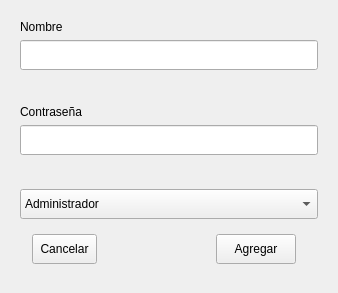
<?xml version="1.0" encoding="UTF-8"?>
<ui version="4.0">
 <class>Form</class>
 <widget class="QWidget" name="Form">
  <property name="geometry">
   <rect>
    <x>0</x>
    <y>0</y>
    <width>338</width>
    <height>293</height>
   </rect>
  </property>
  <property name="windowTitle">
   <string>Form</string>
  </property>
  <layout class="QVBoxLayout" name="verticalLayout">
   <item>
    <widget class="QWidget" name="widget" native="true">
     <layout class="QVBoxLayout" name="verticalLayout_3">
      <item>
       <widget class="QLabel" name="label">
        <property name="text">
         <string>Nombre</string>
        </property>
       </widget>
      </item>
      <item>
       <widget class="QLineEdit" name="lineEdit_Nombre">
        <property name="minimumSize">
         <size>
          <width>0</width>
          <height>30</height>
         </size>
        </property>
       </widget>
      </item>
      <item>
       <spacer name="verticalSpacer_2">
        <property name="orientation">
         <enum>Qt::Vertical</enum>
        </property>
        <property name="sizeHint" stdset="0">
         <size>
          <width>20</width>
          <height>13</height>
         </size>
        </property>
       </spacer>
      </item>
      <item>
       <widget class="QLabel" name="label_2">
        <property name="text">
         <string>Contraseña</string>
        </property>
       </widget>
      </item>
      <item>
       <widget class="QLineEdit" name="lineEdit_Contrasenia">
        <property name="minimumSize">
         <size>
          <width>0</width>
          <height>30</height>
         </size>
        </property>
       </widget>
      </item>
      <item>
       <spacer name="verticalSpacer_3">
        <property name="orientation">
         <enum>Qt::Vertical</enum>
        </property>
        <property name="sizeHint" stdset="0">
         <size>
          <width>20</width>
          <height>22</height>
         </size>
        </property>
       </spacer>
      </item>
      <item>
       <widget class="QComboBox" name="comboBoxUsuario">
        <property name="minimumSize">
         <size>
          <width>0</width>
          <height>30</height>
         </size>
        </property>
        <item>
         <property name="text">
          <string>Administrador</string>
         </property>
        </item>
        <item>
         <property name="text">
          <string>Empleado</string>
         </property>
        </item>
       </widget>
      </item>
      <item>
       <widget class="QWidget" name="widget_2" native="true">
        <property name="minimumSize">
         <size>
          <width>100</width>
          <height>0</height>
         </size>
        </property>
        <property name="maximumSize">
         <size>
          <width>16777215</width>
          <height>50</height>
         </size>
        </property>
        <property name="sizeIncrement">
         <size>
          <width>0</width>
          <height>0</height>
         </size>
        </property>
        <layout class="QVBoxLayout" name="verticalLayout_2">
         <item>
          <layout class="QHBoxLayout" name="horizontalLayout_3">
           <item>
            <spacer name="horizontalSpacer_7">
             <property name="orientation">
              <enum>Qt::Horizontal</enum>
             </property>
             <property name="sizeHint" stdset="0">
              <size>
               <width>18</width>
               <height>20</height>
              </size>
             </property>
            </spacer>
           </item>
           <item>
            <widget class="QPushButton" name="btnCancelar_3">
             <property name="minimumSize">
              <size>
               <width>20</width>
               <height>30</height>
              </size>
             </property>
             <property name="sizeIncrement">
              <size>
               <width>0</width>
               <height>35</height>
              </size>
             </property>
             <property name="text">
              <string>Cancelar</string>
             </property>
            </widget>
           </item>
           <item>
            <spacer name="horizontalSpacer_8">
             <property name="orientation">
              <enum>Qt::Horizontal</enum>
             </property>
             <property name="sizeHint" stdset="0">
              <size>
               <width>128</width>
               <height>20</height>
              </size>
             </property>
            </spacer>
           </item>
           <item>
            <widget class="QPushButton" name="btnAceptar_3">
             <property name="minimumSize">
              <size>
               <width>0</width>
               <height>30</height>
              </size>
             </property>
             <property name="sizeIncrement">
              <size>
               <width>0</width>
               <height>20</height>
              </size>
             </property>
             <property name="text">
              <string>Agregar</string>
             </property>
            </widget>
           </item>
           <item>
            <spacer name="horizontalSpacer_9">
             <property name="orientation">
              <enum>Qt::Horizontal</enum>
             </property>
             <property name="sizeHint" stdset="0">
              <size>
               <width>28</width>
               <height>20</height>
              </size>
             </property>
            </spacer>
           </item>
          </layout>
         </item>
        </layout>
       </widget>
      </item>
     </layout>
    </widget>
   </item>
  </layout>
 </widget>
 <resources/>
 <connections/>
</ui>
